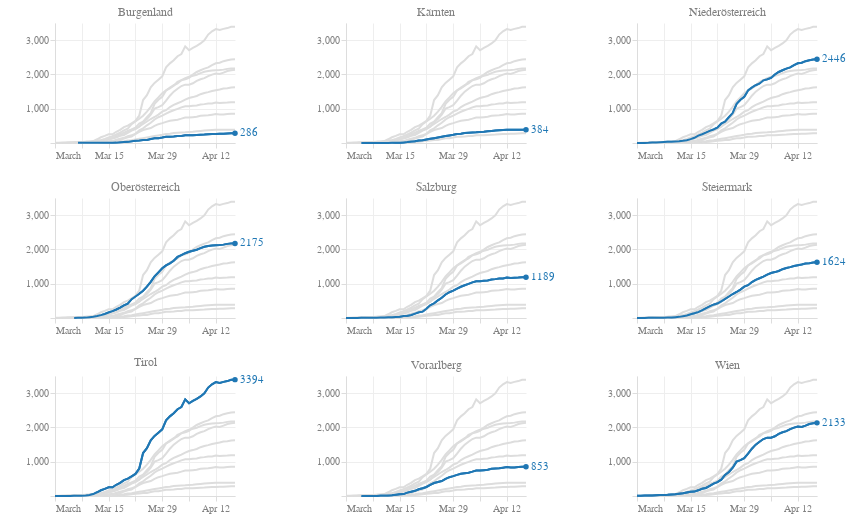

Here is the notebook cell this chart was saved with:
### Code cell
def c_line(att='total_confirmed',col='blue',scaleType='linear',label='value',highlight=False):
    the_base = alt.Chart(df, width=180, height=120).transform_filter(
        alt.datum[att] > 0  
    ).transform_timeunit(
        date='yearmonthdate(dataTime)'
    ).transform_aggregate(
        max_att='max('+att+')',
        groupby=['date']
    )
    
    the_chart = the_base.mark_line(
        color=col,
        size=2
    ).encode(
        alt.X('date:T', title=''),
        alt.Y('max_att:Q', scale=alt.Scale(type=scaleType, base=10), title='', axis=alt.Axis(minExtent=50))
    )

    if highlight is False:
        return the_chart

    the_tooltip = the_base.mark_circle(
        color=col,
        size=200,
        opacity=0
    ).encode(
        alt.X('date:T', title=''),
        alt.Y('max_att:Q', scale=alt.Scale(type=scaleType, base=10), title='', axis=alt.Axis(minExtent=50)),
        tooltip=[alt.Tooltip('date:T', title='Datum'), alt.Tooltip('max_att:Q', title=label)]
    )
    
    the_highlight = the_base.transform_window(
        sort=[alt.SortField("date", order="descending")], 
        rank="rank(date)"
    ).transform_filter(
        alt.datum.rank == 1
    )
    
    the_text = the_highlight.mark_text(
        align='left',
        color=col,
        dx=5,
        width=500
    ).encode(
        alt.X('date:T'),
        alt.Y('max_att:Q', scale=alt.Scale(type=scaleType, base=10), title=''),
        text=alt.Text("max_att:Q")
    )
    
    # transparent text so every small multiple has the same right padding
    the_alibi_text = the_highlight.mark_text(
        align='left',
        color=col,
        dx=5,
        opacity=0
    ).encode(
        alt.X('date:T'),
        alt.Y('max_att:Q', scale=alt.Scale(type=scaleType, base=10), title=''),
        text=alt.value('100000')
    )
    
    the_mark = the_highlight.mark_circle(
        color=col,
        opacity=1
    ).encode(
        alt.X('date:T'),
        alt.Y('max_att:Q', scale=alt.Scale(type=scaleType, base=10), title=''),
    )
    
    return the_chart + the_alibi_text + the_text + the_mark + the_tooltip

# ['B', 'K', 'Noe', 'Ooe', 'S', 'St', 'T', 'V', 'W']
def county_sm(highlight='T',title='Tirol'):
    highlight_color='#1f77b4'
    blur='#ddd'
    c_B = c_line('B_confirmed', highlight_color if highlight=='B' else blur, 'linear', 'Burgenland')
    c_K = c_line('K_confirmed', highlight_color if highlight=='K' else blur, 'linear', 'Kärnten')
    c_Noe = c_line('Noe_confirmed', highlight_color if highlight=='Noe' else blur, 'linear', 'Niederösterreich')
    c_Ooe = c_line('Ooe_confirmed', highlight_color if highlight=='Ooe' else blur, 'linear', 'Oberösterreich')
    c_S = c_line('S_confirmed', highlight_color if highlight=='S' else blur, 'linear', 'Salzburg')
    c_St = c_line('St_confirmed', highlight_color if highlight=='St' else blur, 'linear', 'Steiermark')
    c_T = c_line('T_confirmed', highlight_color if highlight=='T' else blur, 'linear', 'Tirol')
    c_V = c_line('V_confirmed', highlight_color if highlight=='V' else blur, 'linear', 'Vorarlberg')
    c_W = c_line('W_confirmed', highlight_color if highlight=='W' else blur, 'linear', 'Wien')
    c_highlight = c_line(highlight+'_confirmed', highlight_color, 'linear', title, True)

    return alt.layer(c_B, c_K, c_Noe, c_Ooe, c_S, c_St, c_T, c_V, c_W, c_highlight).properties(title=title)

chart_1 = (
    (county_sm('B', 'Burgenland') |
    county_sm('K', 'Kärnten') |
    county_sm('Noe', 'Niederösterreich')) &
    (county_sm('Ooe', 'Oberösterreich') |
    county_sm('S', 'Salzburg') |
    county_sm('St', 'Steiermark')) &
    (county_sm('T', 'Tirol') |
    county_sm('V', 'Vorarlberg') |
    county_sm('W', 'Wien'))
).configure_axis(
    grid=True,
    gridColor="#eee",
    domainColor="#ddd",
    tickColor="#ddd",
    labelColor="gray",
    labelBound=True,
).configure_view(
    strokeWidth=0
).configure_title(
    fontSize=12,
    fontWeight='normal',
#     anchor='start',
    color='gray'
)
    
chart_1
